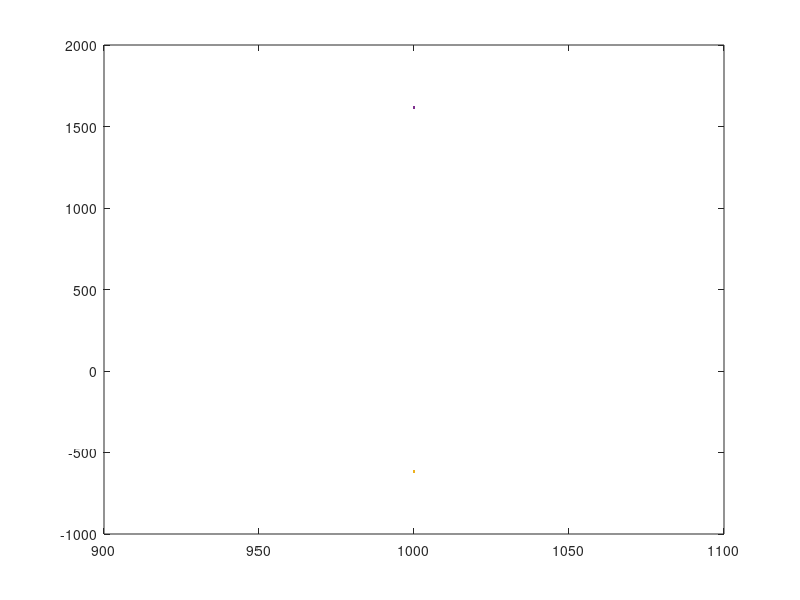

The MATLAB script that drew this image:
t=1;
for p = -1000:1000
    A = [0 1; (p^2 + 2*p + 3) -p]; 
    E(:,t) = eig(A);
    t=t+1;
end
plot(p, E(:,1), p, E(:,2))
